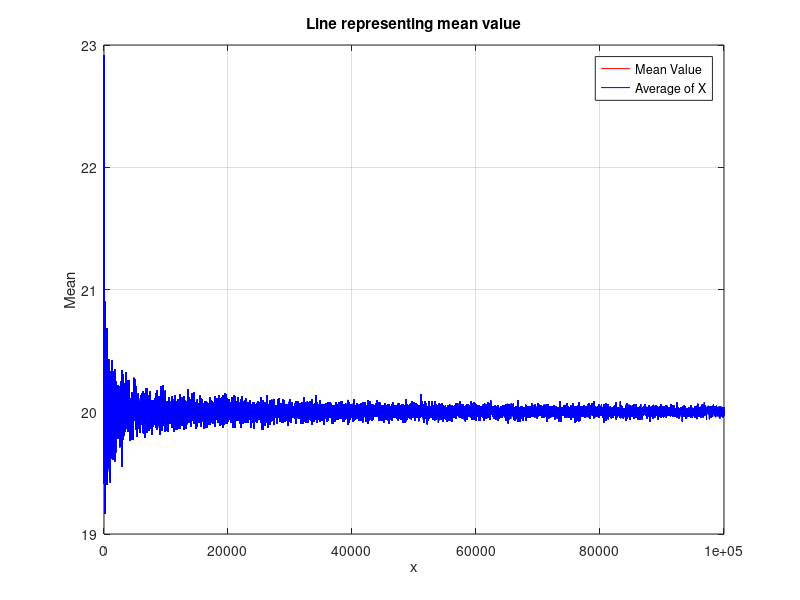

The MATLAB source for this figure:
%%%%%%%%%%%%%%%%%%%%%%%%%%%%%%%%%%%%%%%%%%%%%%%%%%%%%%%%%%%%%%%%%%%%%%%%%%
%{
Autor: Alireza Sotoodeh(Student ID:401412056) 
Subject:  A Study on Mean Convergence
%}
%%%%%%%%%%%%%%%%%%%%%%%%%%%%%%%%%%%%%%%%%%%%%%%%%%%%%%%%%%%%%%%%%%%%%%%%%%
clear all
clc
close all
%-------------------------------------------------------------------------
n=100000;                  % Number of samples
mu = 20;                  % Mean
variance = 50;          % variance = sigma^2
%-------------------------------------------------------------------------
x = linspace(0,n,n); 
y = mu * ones(size(x)); %filled with the mean value
plot(x, y, 'r'); % Plot the mu line
hold on; 
xlabel('x');
ylabel('Mean');
title('Line representing mean value');
grid on;
avg_X = zeros(1, n/10); % Initialize an array to store the average of X
i = 1; 
for N=10:10:n;
    X = sqrt(variance)*randn(1,N) + mu;
    avg_X(i) = mean(X); % Calculate the average of X
    if mod(N,1000) == 0 % Update the plot every 1000 iterations
        plot(10:10:N, avg_X(1:i), 'b-'); % Plot the average of X
        drawnow; % Update the plot immediately
    end
    if abs(avg_X(i) - mu) < 0.01  % Command window
        fprintf(['The average of X for N=%d is approximately equal ' ...
            'to the mean: %f\n'], N, avg_X(i)); % Print the average of X
    end
    i = i + 1; 
end
plot(10:10:n, avg_X, 'b-'); % Plot the final average of X
%-------------------------------------------------------------------------
legend('Mean Value', 'Average of X');
